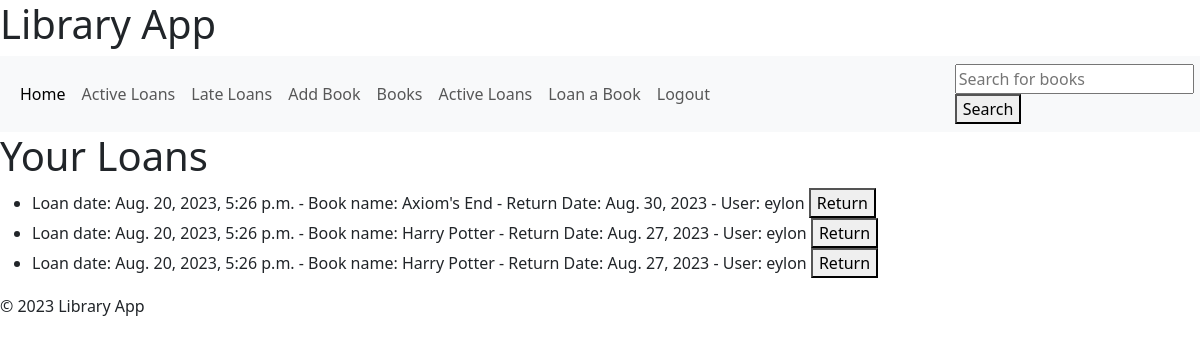
/user_loans/ (signed in), run on the app's committed database.
### books/models.py (models this page shows, shortened)
class Loan(models.Model):
    customer = models.ForeignKey(Customer, on_delete=models.CASCADE)
    book = models.ForeignKey(Book, on_delete=models.CASCADE)
    return_date = models.DateField()
    original_return_date=models.DateTimeField(null=True)
    loan_date = models.DateTimeField(auto_now_add=True)

class Book(models.Model):
    name = models.CharField(max_length=100)
    author = models.CharField(max_length=100)
    year_published = models.IntegerField()
    loan_type = models.IntegerField(choices=[(1, 'Type 1'), (2, 'Type 2'), (3, 'Type 3')])

class Customer(AbstractUser):
    name = models.CharField(max_length=100)
    city = models.CharField(max_length=100)
    age = models.IntegerField()
    REQUIRED_FIELDS=['age', 'city', 'name']

### books/views.py (the view)
# urls.py: path('user_loans/', views.user_loans, name='user_loans')
@login_required
def user_loans(request):
    user = request.user
    loans = Loan.objects.filter(customer=user, original_return_date=None)
    return render(request, 'user_loans.html', {'loans': loans})

### books/templates/user_loans.html
{% extends 'base.html' %}
{% block content %}
    <h1>Your Loans</h1>
    <ul>
        {% for loan in loans %}
            <li>
                Loan date: {{loan.loan_date}} - Book name: {{ loan.book.name }} - Return Date: {{ loan.return_date }} - User: {{loan.customer.username}}
                <a href="{% url 'return_book' loan.id %}">
                    <button>Return</button>
                </a>
            </li>
        {% endfor %}
    </ul>
    {% endblock %}

### data on the page
Loan: loan_date "Aug. 20, 2023, 5:26 p.m.", book.name "Axiom's End", return_date "Aug. 30, 2023", customer.username "eylon"
Loan: loan_date "Aug. 20, 2023, 5:26 p.m.", book.name "Harry Potter", return_date "Aug. 27, 2023", customer.username "eylon"
Loan: loan_date "Aug. 20, 2023, 5:26 p.m.", book.name "Harry Potter", return_date "Aug. 27, 2023", customer.username "eylon"
